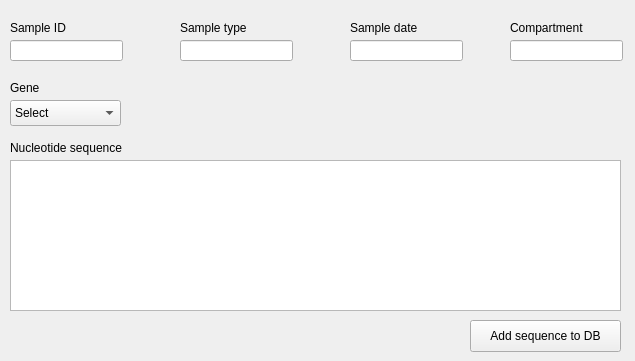
<?xml version="1.0" encoding="UTF-8"?>
<ui version="4.0">
 <class>Form</class>
 <widget class="QWidget" name="Form">
  <property name="geometry">
   <rect>
    <x>0</x>
    <y>0</y>
    <width>635</width>
    <height>361</height>
   </rect>
  </property>
  <property name="windowTitle">
   <string>Insert nucleotide sequence</string>
  </property>
  <widget class="QLabel" name="label_2">
   <property name="geometry">
    <rect>
     <x>10</x>
     <y>20</y>
     <width>71</width>
     <height>16</height>
    </rect>
   </property>
   <property name="text">
    <string>Sample ID</string>
   </property>
  </widget>
  <widget class="QLineEdit" name="sampleID_lineEdit">
   <property name="geometry">
    <rect>
     <x>10</x>
     <y>40</y>
     <width>113</width>
     <height>21</height>
    </rect>
   </property>
  </widget>
  <widget class="QLabel" name="label_5">
   <property name="geometry">
    <rect>
     <x>510</x>
     <y>20</y>
     <width>101</width>
     <height>16</height>
    </rect>
   </property>
   <property name="text">
    <string>Compartment</string>
   </property>
  </widget>
  <widget class="QLineEdit" name="sampleType_lineEdit">
   <property name="geometry">
    <rect>
     <x>180</x>
     <y>40</y>
     <width>113</width>
     <height>21</height>
    </rect>
   </property>
  </widget>
  <widget class="QLabel" name="label_4">
   <property name="geometry">
    <rect>
     <x>350</x>
     <y>20</y>
     <width>81</width>
     <height>16</height>
    </rect>
   </property>
   <property name="text">
    <string>Sample date</string>
   </property>
  </widget>
  <widget class="QLabel" name="label_3">
   <property name="geometry">
    <rect>
     <x>180</x>
     <y>20</y>
     <width>101</width>
     <height>16</height>
    </rect>
   </property>
   <property name="text">
    <string>Sample type</string>
   </property>
  </widget>
  <widget class="QLineEdit" name="compartment_lineEdit">
   <property name="geometry">
    <rect>
     <x>510</x>
     <y>40</y>
     <width>113</width>
     <height>21</height>
    </rect>
   </property>
  </widget>
  <widget class="QLineEdit" name="sampleDate_lineEdit">
   <property name="geometry">
    <rect>
     <x>350</x>
     <y>40</y>
     <width>113</width>
     <height>21</height>
    </rect>
   </property>
  </widget>
  <widget class="QLabel" name="label_6">
   <property name="geometry">
    <rect>
     <x>10</x>
     <y>140</y>
     <width>151</width>
     <height>16</height>
    </rect>
   </property>
   <property name="text">
    <string>Nucleotide sequence</string>
   </property>
  </widget>
  <widget class="QTextEdit" name="textEdit">
   <property name="geometry">
    <rect>
     <x>10</x>
     <y>160</y>
     <width>611</width>
     <height>151</height>
    </rect>
   </property>
  </widget>
  <widget class="QPushButton" name="pushButton">
   <property name="geometry">
    <rect>
     <x>470</x>
     <y>320</y>
     <width>151</width>
     <height>32</height>
    </rect>
   </property>
   <property name="text">
    <string>Add sequence to DB</string>
   </property>
  </widget>
  <widget class="QLabel" name="label_7">
   <property name="geometry">
    <rect>
     <x>10</x>
     <y>80</y>
     <width>71</width>
     <height>16</height>
    </rect>
   </property>
   <property name="text">
    <string>Gene</string>
   </property>
  </widget>
  <widget class="QComboBox" name="comboBox">
   <property name="geometry">
    <rect>
     <x>10</x>
     <y>100</y>
     <width>111</width>
     <height>26</height>
    </rect>
   </property>
   <item>
    <property name="text">
     <string>Select</string>
    </property>
   </item>
  </widget>
 </widget>
 <resources/>
 <connections/>
</ui>
